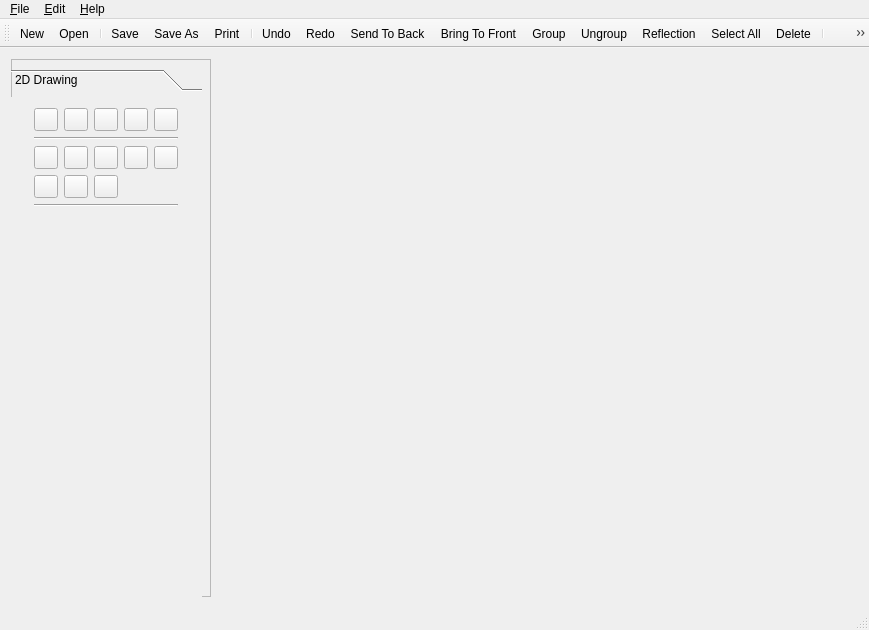
<?xml version="1.0" encoding="UTF-8"?>
<ui version="4.0">
 <class>MainWindow</class>
 <widget class="QMainWindow" name="MainWindow">
  <property name="enabled">
   <bool>true</bool>
  </property>
  <property name="geometry">
   <rect>
    <x>0</x>
    <y>0</y>
    <width>869</width>
    <height>630</height>
   </rect>
  </property>
  <property name="mouseTracking">
   <bool>true</bool>
  </property>
  <property name="contextMenuPolicy">
   <enum>Qt::NoContextMenu</enum>
  </property>
  <property name="windowTitle">
   <string>Pure Creation</string>
  </property>
  <property name="windowIcon">
   <iconset>
    <normaloff>:/new/prefix1/9048.png</normaloff>:/new/prefix1/9048.png</iconset>
  </property>
  <property name="styleSheet">
   <string notr="true"/>
  </property>
  <property name="documentMode">
   <bool>false</bool>
  </property>
  <property name="dockOptions">
   <set>QMainWindow::AllowTabbedDocks|QMainWindow::AnimatedDocks</set>
  </property>
  <widget class="QWidget" name="centralWidget">
   <layout class="QGridLayout" name="gridLayout_5">
    <item row="0" column="0">
     <widget class="QFrame" name="frame">
      <property name="minimumSize">
       <size>
        <width>150</width>
        <height>0</height>
       </size>
      </property>
      <property name="maximumSize">
       <size>
        <width>200</width>
        <height>16777215</height>
       </size>
      </property>
      <property name="styleSheet">
       <string notr="true"/>
      </property>
      <property name="frameShape">
       <enum>QFrame::StyledPanel</enum>
      </property>
      <property name="frameShadow">
       <enum>QFrame::Raised</enum>
      </property>
      <widget class="QToolBox" name="toolBox">
       <property name="geometry">
        <rect>
         <x>0</x>
         <y>10</y>
         <width>191</width>
         <height>531</height>
        </rect>
       </property>
       <property name="styleSheet">
        <string notr="true"/>
       </property>
       <property name="currentIndex">
        <number>0</number>
       </property>
       <widget class="QWidget" name="twod_drawing_tabPage">
        <property name="geometry">
         <rect>
          <x>0</x>
          <y>0</y>
          <width>181</width>
          <height>494</height>
         </rect>
        </property>
        <attribute name="label">
         <string>2D Drawing</string>
        </attribute>
        <layout class="QGridLayout" name="gridLayout_2">
         <item row="0" column="0">
          <layout class="QGridLayout" name="gridLayout">
           <item row="0" column="0">
            <widget class="QToolButton" name="selection_toolButton">
             <property name="font">
              <font>
               <pointsize>7</pointsize>
              </font>
             </property>
             <property name="toolTip">
              <string>Select Tool</string>
             </property>
             <property name="statusTip">
              <string>Select Tool</string>
             </property>
             <property name="styleSheet">
              <string notr="true"/>
             </property>
             <property name="text">
              <string/>
             </property>
             <property name="icon">
              <iconset resource="../icons.qrc">
               <normaloff>:/new/prefix1/icons/pointer</normaloff>:/new/prefix1/icons/pointer</iconset>
             </property>
             <property name="toolButtonStyle">
              <enum>Qt::ToolButtonFollowStyle</enum>
             </property>
            </widget>
           </item>
           <item row="0" column="1">
            <widget class="QToolButton" name="moveSelected_toolButton">
             <property name="font">
              <font>
               <pointsize>7</pointsize>
              </font>
             </property>
             <property name="toolTip">
              <string>Move Tool</string>
             </property>
             <property name="statusTip">
              <string>Move Tool</string>
             </property>
             <property name="styleSheet">
              <string notr="true"/>
             </property>
             <property name="text">
              <string/>
             </property>
             <property name="icon">
              <iconset resource="../icons.qrc">
               <normaloff>:/new/prefix1/icons/move</normaloff>:/new/prefix1/icons/move</iconset>
             </property>
             <property name="toolButtonStyle">
              <enum>Qt::ToolButtonTextUnderIcon</enum>
             </property>
            </widget>
           </item>
           <item row="0" column="2">
            <widget class="QToolButton" name="scaleSelected_toolButton">
             <property name="font">
              <font>
               <pointsize>7</pointsize>
              </font>
             </property>
             <property name="toolTip">
              <string>Scale Tool</string>
             </property>
             <property name="statusTip">
              <string>Scale Tool</string>
             </property>
             <property name="styleSheet">
              <string notr="true"/>
             </property>
             <property name="text">
              <string/>
             </property>
             <property name="icon">
              <iconset resource="../icons.qrc">
               <normaloff>:/new/prefix1/icons/scale</normaloff>:/new/prefix1/icons/scale</iconset>
             </property>
             <property name="toolButtonStyle">
              <enum>Qt::ToolButtonTextUnderIcon</enum>
             </property>
            </widget>
           </item>
           <item row="0" column="3">
            <widget class="QToolButton" name="rotateSelected_toolButton">
             <property name="font">
              <font>
               <pointsize>7</pointsize>
              </font>
             </property>
             <property name="toolTip">
              <string>Rotate Tool</string>
             </property>
             <property name="statusTip">
              <string>Rotate Tool</string>
             </property>
             <property name="styleSheet">
              <string notr="true"/>
             </property>
             <property name="text">
              <string/>
             </property>
             <property name="icon">
              <iconset resource="../icons.qrc">
               <normaloff>:/new/prefix1/icons/rotate</normaloff>:/new/prefix1/icons/rotate</iconset>
             </property>
             <property name="toolButtonStyle">
              <enum>Qt::ToolButtonTextUnderIcon</enum>
             </property>
            </widget>
           </item>
           <item row="0" column="4">
            <widget class="QToolButton" name="zoom_toolButton">
             <property name="font">
              <font>
               <pointsize>6</pointsize>
               <weight>50</weight>
               <bold>false</bold>
              </font>
             </property>
             <property name="cursor">
              <cursorShape>PointingHandCursor</cursorShape>
             </property>
             <property name="toolTip">
              <string>Change View</string>
             </property>
             <property name="statusTip">
              <string>Change View</string>
             </property>
             <property name="styleSheet">
              <string notr="true"/>
             </property>
             <property name="text">
              <string/>
             </property>
             <property name="icon">
              <iconset resource="../icons.qrc">
               <normaloff>:/new/prefix1/icons/change view</normaloff>:/new/prefix1/icons/change view</iconset>
             </property>
             <property name="iconSize">
              <size>
               <width>16</width>
               <height>16</height>
              </size>
             </property>
             <property name="toolButtonStyle">
              <enum>Qt::ToolButtonIconOnly</enum>
             </property>
            </widget>
           </item>
           <item row="1" column="0" colspan="5">
            <widget class="Line" name="line">
             <property name="orientation">
              <enum>Qt::Horizontal</enum>
             </property>
            </widget>
           </item>
           <item row="2" column="0">
            <widget class="QToolButton" name="square_toolButton">
             <property name="font">
              <font>
               <pointsize>6</pointsize>
               <weight>50</weight>
               <bold>false</bold>
              </font>
             </property>
             <property name="cursor">
              <cursorShape>PointingHandCursor</cursorShape>
             </property>
             <property name="toolTip">
              <string>Square Tool</string>
             </property>
             <property name="statusTip">
              <string>Square Tool</string>
             </property>
             <property name="styleSheet">
              <string notr="true"/>
             </property>
             <property name="text">
              <string/>
             </property>
             <property name="icon">
              <iconset resource="../icons.qrc">
               <normaloff>:/new/prefix1/icons/square</normaloff>:/new/prefix1/icons/square</iconset>
             </property>
             <property name="toolButtonStyle">
              <enum>Qt::ToolButtonIconOnly</enum>
             </property>
            </widget>
           </item>
           <item row="2" column="1">
            <widget class="QToolButton" name="circle_toolButton">
             <property name="font">
              <font>
               <pointsize>6</pointsize>
               <weight>50</weight>
               <bold>false</bold>
              </font>
             </property>
             <property name="cursor">
              <cursorShape>PointingHandCursor</cursorShape>
             </property>
             <property name="toolTip">
              <string>Circle Tool</string>
             </property>
             <property name="statusTip">
              <string>Circle Tool</string>
             </property>
             <property name="styleSheet">
              <string notr="true"/>
             </property>
             <property name="text">
              <string/>
             </property>
             <property name="icon">
              <iconset resource="../icons.qrc">
               <normaloff>:/new/prefix1/icons/circle</normaloff>:/new/prefix1/icons/circle</iconset>
             </property>
             <property name="toolButtonStyle">
              <enum>Qt::ToolButtonIconOnly</enum>
             </property>
            </widget>
           </item>
           <item row="2" column="2">
            <widget class="QToolButton" name="ellipse_toolButton">
             <property name="font">
              <font>
               <pointsize>6</pointsize>
               <weight>50</weight>
               <bold>false</bold>
              </font>
             </property>
             <property name="cursor">
              <cursorShape>PointingHandCursor</cursorShape>
             </property>
             <property name="toolTip">
              <string>Ellipse Tool</string>
             </property>
             <property name="statusTip">
              <string>Ellipse Tool</string>
             </property>
             <property name="styleSheet">
              <string notr="true"/>
             </property>
             <property name="text">
              <string/>
             </property>
             <property name="icon">
              <iconset resource="../icons.qrc">
               <normaloff>:/new/prefix1/icons/ellipse</normaloff>:/new/prefix1/icons/ellipse</iconset>
             </property>
             <property name="iconSize">
              <size>
               <width>16</width>
               <height>16</height>
              </size>
             </property>
             <property name="toolButtonStyle">
              <enum>Qt::ToolButtonIconOnly</enum>
             </property>
            </widget>
           </item>
           <item row="2" column="3">
            <widget class="QToolButton" name="line_toolButton">
             <property name="font">
              <font>
               <pointsize>6</pointsize>
               <weight>50</weight>
               <bold>false</bold>
              </font>
             </property>
             <property name="cursor">
              <cursorShape>PointingHandCursor</cursorShape>
             </property>
             <property name="toolTip">
              <string>Line Tool</string>
             </property>
             <property name="statusTip">
              <string>Line Tool</string>
             </property>
             <property name="styleSheet">
              <string notr="true"/>
             </property>
             <property name="text">
              <string/>
             </property>
             <property name="icon">
              <iconset resource="../icons.qrc">
               <normaloff>:/new/prefix1/icons/line</normaloff>:/new/prefix1/icons/line</iconset>
             </property>
             <property name="iconSize">
              <size>
               <width>16</width>
               <height>16</height>
              </size>
             </property>
             <property name="toolButtonStyle">
              <enum>Qt::ToolButtonIconOnly</enum>
             </property>
            </widget>
           </item>
           <item row="2" column="4">
            <widget class="QToolButton" name="polygon_toolButton">
             <property name="font">
              <font>
               <pointsize>6</pointsize>
               <weight>50</weight>
               <bold>false</bold>
              </font>
             </property>
             <property name="cursor">
              <cursorShape>PointingHandCursor</cursorShape>
             </property>
             <property name="toolTip">
              <string>Polygon Tool</string>
             </property>
             <property name="statusTip">
              <string>Polygon Tool</string>
             </property>
             <property name="styleSheet">
              <string notr="true"/>
             </property>
             <property name="text">
              <string/>
             </property>
             <property name="icon">
              <iconset resource="../icons.qrc">
               <normaloff>:/new/prefix1/icons/polygon</normaloff>:/new/prefix1/icons/polygon</iconset>
             </property>
             <property name="iconSize">
              <size>
               <width>16</width>
               <height>16</height>
              </size>
             </property>
             <property name="toolButtonStyle">
              <enum>Qt::ToolButtonIconOnly</enum>
             </property>
            </widget>
           </item>
           <item row="3" column="0">
            <widget class="QToolButton" name="bezier_toolButton">
             <property name="font">
              <font>
               <pointsize>6</pointsize>
               <weight>50</weight>
               <bold>false</bold>
              </font>
             </property>
             <property name="cursor">
              <cursorShape>PointingHandCursor</cursorShape>
             </property>
             <property name="toolTip">
              <string>Bezier Curve Tool</string>
             </property>
             <property name="statusTip">
              <string>Bezier Curve Tool</string>
             </property>
             <property name="styleSheet">
              <string notr="true"/>
             </property>
             <property name="text">
              <string/>
             </property>
             <property name="icon">
              <iconset resource="../icons.qrc">
               <normaloff>:/new/prefix1/icons/bezier</normaloff>:/new/prefix1/icons/bezier</iconset>
             </property>
             <property name="iconSize">
              <size>
               <width>16</width>
               <height>16</height>
              </size>
             </property>
             <property name="toolButtonStyle">
              <enum>Qt::ToolButtonIconOnly</enum>
             </property>
            </widget>
           </item>
           <item row="3" column="1">
            <widget class="QToolButton" name="spline_toolButton">
             <property name="font">
              <font>
               <pointsize>6</pointsize>
               <weight>50</weight>
               <bold>false</bold>
              </font>
             </property>
             <property name="cursor">
              <cursorShape>PointingHandCursor</cursorShape>
             </property>
             <property name="toolTip">
              <string>Spline Curve Tool</string>
             </property>
             <property name="statusTip">
              <string>Spline Curve Tool</string>
             </property>
             <property name="styleSheet">
              <string notr="true"/>
             </property>
             <property name="text">
              <string/>
             </property>
             <property name="icon">
              <iconset resource="../icons.qrc">
               <normaloff>:/new/prefix1/icons/spline</normaloff>:/new/prefix1/icons/spline</iconset>
             </property>
             <property name="iconSize">
              <size>
               <width>16</width>
               <height>16</height>
              </size>
             </property>
             <property name="toolButtonStyle">
              <enum>Qt::ToolButtonIconOnly</enum>
             </property>
            </widget>
           </item>
           <item row="3" column="2">
            <widget class="QToolButton" name="text_toolButton">
             <property name="font">
              <font>
               <pointsize>6</pointsize>
               <weight>50</weight>
               <bold>false</bold>
              </font>
             </property>
             <property name="cursor">
              <cursorShape>PointingHandCursor</cursorShape>
             </property>
             <property name="toolTip">
              <string>Text Tool</string>
             </property>
             <property name="statusTip">
              <string>Text Tool</string>
             </property>
             <property name="styleSheet">
              <string notr="true"/>
             </property>
             <property name="text">
              <string/>
             </property>
             <property name="icon">
              <iconset resource="../icons.qrc">
               <normaloff>:/new/prefix1/icons/text</normaloff>:/new/prefix1/icons/text</iconset>
             </property>
             <property name="iconSize">
              <size>
               <width>16</width>
               <height>16</height>
              </size>
             </property>
             <property name="toolButtonStyle">
              <enum>Qt::ToolButtonIconOnly</enum>
             </property>
            </widget>
           </item>
           <item row="3" column="3" colspan="2">
            <spacer name="horizontalSpacer">
             <property name="orientation">
              <enum>Qt::Horizontal</enum>
             </property>
             <property name="sizeHint" stdset="0">
              <size>
               <width>40</width>
               <height>20</height>
              </size>
             </property>
            </spacer>
           </item>
           <item row="4" column="0" colspan="5">
            <widget class="Line" name="line_2">
             <property name="orientation">
              <enum>Qt::Horizontal</enum>
             </property>
            </widget>
           </item>
           <item row="5" column="0" colspan="5">
            <widget class="ColorWidget" name="colorWidget"/>
           </item>
           <item row="6" column="0" colspan="5">
            <spacer name="verticalSpacer">
             <property name="orientation">
              <enum>Qt::Vertical</enum>
             </property>
             <property name="sizeHint" stdset="0">
              <size>
               <width>20</width>
               <height>40</height>
              </size>
             </property>
            </spacer>
           </item>
          </layout>
         </item>
        </layout>
       </widget>
      </widget>
     </widget>
    </item>
    <item row="0" column="1">
     <widget class="QWidget" name="scenewidget" native="true"/>
    </item>
   </layout>
  </widget>
  <widget class="QMenuBar" name="menuBar">
   <property name="geometry">
    <rect>
     <x>0</x>
     <y>0</y>
     <width>869</width>
     <height>21</height>
    </rect>
   </property>
   <property name="styleSheet">
    <string notr="true"/>
   </property>
   <widget class="QMenu" name="menu_File">
    <property name="styleSheet">
     <string notr="true"/>
    </property>
    <property name="title">
     <string>&amp;File</string>
    </property>
    <addaction name="action_New"/>
    <addaction name="action_Open"/>
    <addaction name="separator"/>
    <addaction name="action_Save"/>
    <addaction name="actionSave_As"/>
    <addaction name="separator"/>
    <addaction name="action_Export"/>
    <addaction name="separator"/>
    <addaction name="action_Print"/>
    <addaction name="actionE_xit"/>
   </widget>
   <widget class="QMenu" name="menu_Help">
    <property name="title">
     <string>&amp;Help</string>
    </property>
    <addaction name="actionAbout_me"/>
    <addaction name="actionAbout_Qt"/>
   </widget>
   <widget class="QMenu" name="menu_Edit">
    <property name="styleSheet">
     <string notr="true"/>
    </property>
    <property name="title">
     <string>&amp;Edit</string>
    </property>
    <addaction name="actionRedo"/>
    <addaction name="actionUndo"/>
    <addaction name="actionSend_To_Back"/>
    <addaction name="actionBring_To_Front"/>
    <addaction name="actionSelect_All"/>
    <addaction name="actionDelete"/>
    <addaction name="actionCommand"/>
    <addaction name="separator"/>
    <addaction name="actionDraw_Grid"/>
    <addaction name="actionInsert"/>
    <addaction name="action_Group"/>
    <addaction name="action_Ungroup"/>
    <addaction name="actionCrop"/>
    <addaction name="attributeEditor"/>
    <addaction name="separator"/>
    <addaction name="action_Option"/>
   </widget>
   <addaction name="menu_File"/>
   <addaction name="menu_Edit"/>
   <addaction name="menu_Help"/>
  </widget>
  <widget class="QStatusBar" name="statusBar"/>
  <widget class="QToolBar" name="toolBar">
   <property name="windowTitle">
    <string>toolBar</string>
   </property>
   <property name="styleSheet">
    <string notr="true"/>
   </property>
   <attribute name="toolBarArea">
    <enum>TopToolBarArea</enum>
   </attribute>
   <attribute name="toolBarBreak">
    <bool>false</bool>
   </attribute>
   <addaction name="action_New"/>
   <addaction name="action_Open"/>
   <addaction name="separator"/>
   <addaction name="action_Save"/>
   <addaction name="actionSave_As"/>
   <addaction name="action_Print"/>
   <addaction name="separator"/>
   <addaction name="actionUndo"/>
   <addaction name="actionRedo"/>
   <addaction name="actionSend_To_Back"/>
   <addaction name="actionBring_To_Front"/>
   <addaction name="action_Group"/>
   <addaction name="action_Ungroup"/>
   <addaction name="actionReflection"/>
   <addaction name="actionSelect_All"/>
   <addaction name="actionDelete"/>
   <addaction name="separator"/>
   <addaction name="actionDraw_Grid"/>
   <addaction name="separator"/>
   <addaction name="attributeEditor"/>
   <addaction name="actionCommand"/>
   <addaction name="actionInsert"/>
   <addaction name="action_Export"/>
   <addaction name="actionCrop"/>
  </widget>
  <action name="action_New">
   <property name="icon">
    <iconset resource="../icons.qrc">
     <normaloff>:/new/prefix1/icons/new</normaloff>:/new/prefix1/icons/new</iconset>
   </property>
   <property name="text">
    <string>&amp;New</string>
   </property>
   <property name="shortcut">
    <string>Ctrl+N</string>
   </property>
  </action>
  <action name="action_Open">
   <property name="icon">
    <iconset resource="../icons.qrc">
     <normaloff>:/new/prefix1/icons/open</normaloff>:/new/prefix1/icons/open</iconset>
   </property>
   <property name="text">
    <string>&amp;Open</string>
   </property>
   <property name="shortcut">
    <string>Ctrl+O</string>
   </property>
  </action>
  <action name="actionRecent_Doc_uments">
   <property name="icon">
    <iconset>
     <normaloff>:/new/prefix1/1294938623_My documents.png</normaloff>:/new/prefix1/1294938623_My documents.png</iconset>
   </property>
   <property name="text">
    <string>Recent Doc&amp;uments</string>
   </property>
  </action>
  <action name="action_Save">
   <property name="icon">
    <iconset resource="../icons.qrc">
     <normaloff>:/new/prefix1/icons/save</normaloff>:/new/prefix1/icons/save</iconset>
   </property>
   <property name="text">
    <string>&amp;Save</string>
   </property>
   <property name="shortcut">
    <string>Ctrl+S</string>
   </property>
  </action>
  <action name="actionSave_As">
   <property name="icon">
    <iconset resource="../icons.qrc">
     <normaloff>:/new/prefix1/icons/save as</normaloff>:/new/prefix1/icons/save as</iconset>
   </property>
   <property name="text">
    <string>Save &amp;As...</string>
   </property>
   <property name="statusTip">
    <string>Save As</string>
   </property>
   <property name="shortcut">
    <string>Ctrl+Shift+S</string>
   </property>
  </action>
  <action name="action_Export">
   <property name="icon">
    <iconset resource="../icons.qrc">
     <normaloff>:/new/prefix1/icons/export</normaloff>:/new/prefix1/icons/export</iconset>
   </property>
   <property name="text">
    <string>&amp;Export</string>
   </property>
   <property name="statusTip">
    <string>Export</string>
   </property>
   <property name="shortcut">
    <string>Ctrl+E</string>
   </property>
  </action>
  <action name="action_Print">
   <property name="icon">
    <iconset resource="../icons.qrc">
     <normaloff>:/new/prefix1/icons/print</normaloff>:/new/prefix1/icons/print</iconset>
   </property>
   <property name="text">
    <string>&amp;Print</string>
   </property>
   <property name="statusTip">
    <string>Print</string>
   </property>
   <property name="shortcut">
    <string>Ctrl+P</string>
   </property>
  </action>
  <action name="actionE_xit">
   <property name="icon">
    <iconset resource="../icons.qrc">
     <normaloff>:/new/prefix1/icons/exit</normaloff>:/new/prefix1/icons/exit</iconset>
   </property>
   <property name="text">
    <string>E&amp;xit</string>
   </property>
   <property name="statusTip">
    <string>Exit</string>
   </property>
  </action>
  <action name="action_Group">
   <property name="icon">
    <iconset resource="../icons.qrc">
     <normaloff>:/new/prefix1/icons/group</normaloff>:/new/prefix1/icons/group</iconset>
   </property>
   <property name="text">
    <string>&amp;Group</string>
   </property>
   <property name="statusTip">
    <string>Group</string>
   </property>
   <property name="shortcut">
    <string>Shift+G</string>
   </property>
  </action>
  <action name="action_Ungroup">
   <property name="icon">
    <iconset resource="../icons.qrc">
     <normaloff>:/new/prefix1/icons/ungroup</normaloff>:/new/prefix1/icons/ungroup</iconset>
   </property>
   <property name="text">
    <string>&amp;Ungroup</string>
   </property>
   <property name="statusTip">
    <string>Ungroup</string>
   </property>
   <property name="shortcut">
    <string>Shift+U</string>
   </property>
  </action>
  <action name="attributeEditor">
   <property name="icon">
    <iconset resource="../icons.qrc">
     <normaloff>:/new/prefix1/icons/attribute editor</normaloff>:/new/prefix1/icons/attribute editor</iconset>
   </property>
   <property name="text">
    <string>Attribute Edittor</string>
   </property>
   <property name="statusTip">
    <string>Attribute Edittor</string>
   </property>
   <property name="shortcut">
    <string>A</string>
   </property>
  </action>
  <action name="actionUndo">
   <property name="icon">
    <iconset resource="../icons.qrc">
     <normaloff>:/new/prefix1/icons/undo</normaloff>:/new/prefix1/icons/undo</iconset>
   </property>
   <property name="text">
    <string>Undo</string>
   </property>
   <property name="toolTip">
    <string>Undo</string>
   </property>
   <property name="statusTip">
    <string>Undo</string>
   </property>
   <property name="shortcut">
    <string>Ctrl+Z</string>
   </property>
  </action>
  <action name="actionRedo">
   <property name="icon">
    <iconset resource="../icons.qrc">
     <normaloff>:/new/prefix1/icons/redo</normaloff>:/new/prefix1/icons/redo</iconset>
   </property>
   <property name="text">
    <string>Redo</string>
   </property>
   <property name="toolTip">
    <string>Redo</string>
   </property>
   <property name="statusTip">
    <string>Redo</string>
   </property>
   <property name="shortcut">
    <string>Ctrl+Shift+Z</string>
   </property>
  </action>
  <action name="actionDelete">
   <property name="icon">
    <iconset resource="../icons.qrc">
     <normaloff>:/new/prefix1/icons/delete</normaloff>:/new/prefix1/icons/delete</iconset>
   </property>
   <property name="text">
    <string>Delete</string>
   </property>
   <property name="toolTip">
    <string>Delete</string>
   </property>
   <property name="statusTip">
    <string>Delete</string>
   </property>
   <property name="shortcut">
    <string>Del</string>
   </property>
  </action>
  <action name="actionCommand">
   <property name="icon">
    <iconset resource="../icons.qrc">
     <normaloff>:/new/prefix1/icons/command</normaloff>:/new/prefix1/icons/command</iconset>
   </property>
   <property name="text">
    <string>Command</string>
   </property>
   <property name="toolTip">
    <string>Command</string>
   </property>
   <property name="statusTip">
    <string>Command</string>
   </property>
   <property name="shortcut">
    <string>Shift+C</string>
   </property>
  </action>
  <action name="actionDraw_Grid">
   <property name="checkable">
    <bool>true</bool>
   </property>
   <property name="icon">
    <iconset resource="../icons.qrc">
     <normaloff>:/new/prefix1/icons/grid</normaloff>:/new/prefix1/icons/grid</iconset>
   </property>
   <property name="text">
    <string>Draw Grid</string>
   </property>
   <property name="toolTip">
    <string>Show Grid</string>
   </property>
   <property name="statusTip">
    <string>Show Grid</string>
   </property>
   <property name="shortcut">
    <string>G</string>
   </property>
  </action>
  <action name="actionInsert">
   <property name="icon">
    <iconset resource="../icons.qrc">
     <normaloff>:/new/prefix1/icons/image</normaloff>:/new/prefix1/icons/image</iconset>
   </property>
   <property name="text">
    <string>Insert</string>
   </property>
   <property name="toolTip">
    <string>Insert Image</string>
   </property>
   <property name="statusTip">
    <string>Insert Image</string>
   </property>
   <property name="shortcut">
    <string>Ctrl+I</string>
   </property>
  </action>
  <action name="actionSelect_All">
   <property name="icon">
    <iconset>
     <normaloff>:/new/prefix1/1301224667_Gnome-Edit-Select-All-64.png</normaloff>:/new/prefix1/1301224667_Gnome-Edit-Select-All-64.png</iconset>
   </property>
   <property name="text">
    <string>Select All</string>
   </property>
   <property name="toolTip">
    <string>Select All</string>
   </property>
   <property name="statusTip">
    <string>Select All</string>
   </property>
   <property name="shortcut">
    <string>Ctrl+A</string>
   </property>
  </action>
  <action name="actionAbout_Qt">
   <property name="text">
    <string>About Qt</string>
   </property>
   <property name="statusTip">
    <string>About Qt</string>
   </property>
  </action>
  <action name="actionAbout_me">
   <property name="text">
    <string>About me!</string>
   </property>
   <property name="toolTip">
    <string>About me!</string>
   </property>
   <property name="statusTip">
    <string>About me!</string>
   </property>
  </action>
  <action name="action_Option">
   <property name="text">
    <string>&amp;Option</string>
   </property>
   <property name="toolTip">
    <string>Option</string>
   </property>
   <property name="statusTip">
    <string>Option</string>
   </property>
  </action>
  <action name="actionBring_To_Front">
   <property name="icon">
    <iconset resource="../icons.qrc">
     <normaloff>:/new/prefix1/icons/bring to front</normaloff>:/new/prefix1/icons/bring to front</iconset>
   </property>
   <property name="text">
    <string>Bring To Front</string>
   </property>
   <property name="toolTip">
    <string>Bring To Front</string>
   </property>
   <property name="statusTip">
    <string>Bring To Front</string>
   </property>
   <property name="shortcut">
    <string>Shift+F</string>
   </property>
  </action>
  <action name="actionSend_To_Back">
   <property name="icon">
    <iconset resource="../icons.qrc">
     <normaloff>:/new/prefix1/icons/send to back</normaloff>:/new/prefix1/icons/send to back</iconset>
   </property>
   <property name="text">
    <string>Send To Back</string>
   </property>
   <property name="toolTip">
    <string>Send To Back</string>
   </property>
   <property name="statusTip">
    <string>Send To Back</string>
   </property>
   <property name="shortcut">
    <string>Shift+B</string>
   </property>
  </action>
  <action name="actionCrop">
   <property name="icon">
    <iconset resource="../icons.qrc">
     <normaloff>:/new/prefix1/icons/crop</normaloff>:/new/prefix1/icons/crop</iconset>
   </property>
   <property name="text">
    <string>Crop</string>
   </property>
   <property name="toolTip">
    <string>Crop</string>
   </property>
   <property name="statusTip">
    <string>Crop</string>
   </property>
   <property name="shortcut">
    <string>Shift+C</string>
   </property>
  </action>
  <action name="actionReflection">
   <property name="icon">
    <iconset resource="../icons.qrc">
     <normaloff>:/new/prefix1/icons/reflect</normaloff>:/new/prefix1/icons/reflect</iconset>
   </property>
   <property name="text">
    <string>Reflection</string>
   </property>
   <property name="toolTip">
    <string>Reflection</string>
   </property>
   <property name="statusTip">
    <string>Reflection</string>
   </property>
   <property name="shortcut">
    <string>R</string>
   </property>
  </action>
 </widget>
 <layoutdefault spacing="6" margin="11"/>
 <customwidgets>
  <customwidget>
   <class>ColorWidget</class>
   <extends>QWidget</extends>
   <header>colorwidget.h</header>
  </customwidget>
 </customwidgets>
 <resources>
  <include location="../icons.qrc"/>
 </resources>
 <connections/>
</ui>
